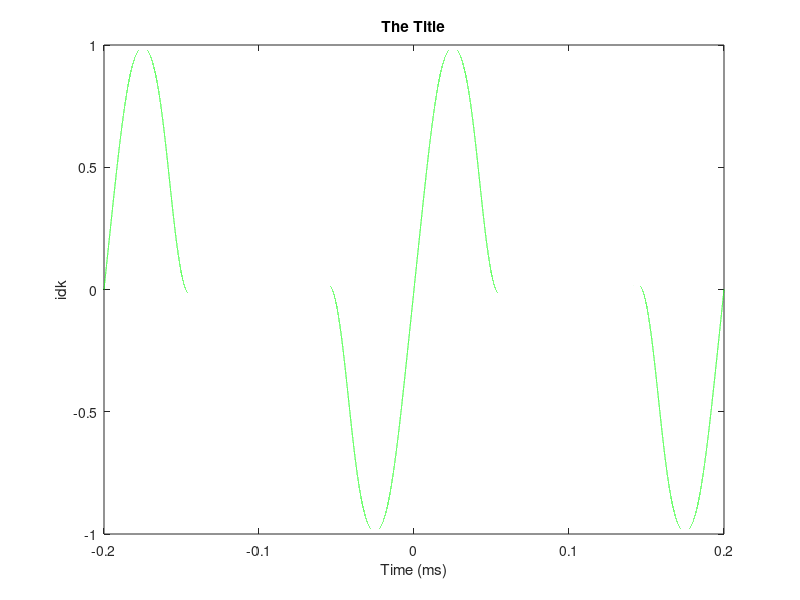

Source code (MATLAB):
% To clear stuffs
clear

t=(-200:0.001:200)/1000;
k= (-30:1:30);
w=size(k)

% Initializing the sum to be zero at first
sum =0;
for counter =-9:1:9
    
% Doing the calculations
  sum = ((sinc((counter +2)/2) -sinc((counter-2)/2)).*exp(i.*10.*pi.*counter.*t))+sum;
    
end

y = real(sum.*i/4);

plot (t,y,'g'
);
title('The Title')
xlabel ('Time (ms)')
ylabel('idk')